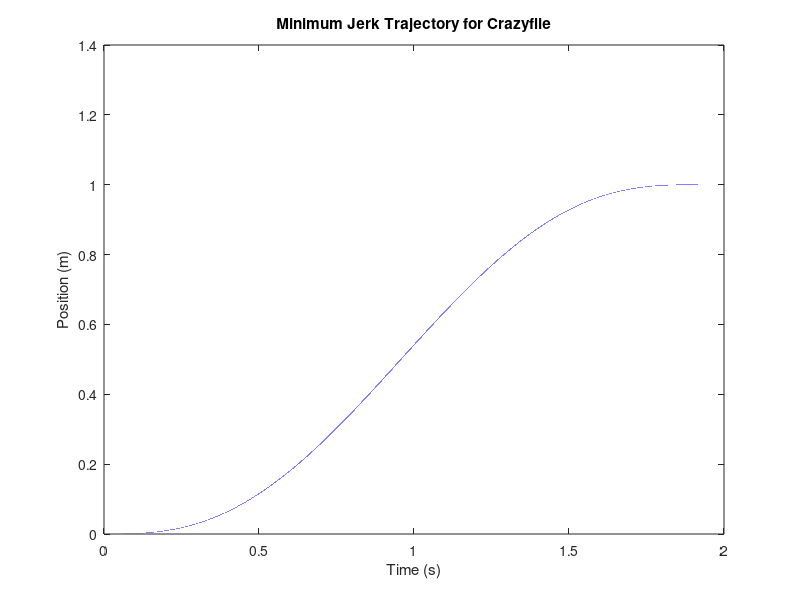

This chart was generated by the following MATLAB code: (Note: this script raises an error after producing the figure.)
% 24-774 Fall 2019
% Team 4 
% Minimum Jerk Trajectory Generation 

% References:
% [1] https://mika-s.github.io/python/control-theory/trajectory-generation/2017/12/06/trajectory-generation-with-a-minimum-jerk-trajectory.html
% [2] http://archive.www6.in.tum.de/www6/Main/Publications/FliMcISma2012.pdf

%% 

clc ; clear all ; close all ; 

%% Plant Model for Crazyflie


%% Controller for Crazyflie

% PID controller
Kp = 1 ; 
Ki = 1 ; 
Kd = 1 ; 

%% Minimum Jerk Trajectory 1D

% max acceleration of crazyflie
thrust = 0.060 * 9.81 ; % [N] 
mass = 0.027 ; % [kg]
maxaccln = thrust / mass ; % [m/s2]

% max distance crazyflie will travel during landing routine
maxdist = 10 ; % [m]

% time to get to landing target
tmax = sqrt(2*maxdist / maxaccln) ; % [s] 

% double estimate for safety
tsafe = 2*tmax ; 

% minimum jerk trajectory algorithm (thanks to Prof Bedillion for code)
t = [0:0.00001:tsafe] ;
x = 10*(t/tsafe).^3-15*(t/tsafe).^4+6*(t/tsafe).^5 ;
minjerk= [t' x'] ;

figure(1)
plot(t, x) 
xlabel('Time (s)') ; ylabel('Position (m)') ; title('Minimum Jerk Trajectory for Crazyflie') ; 

%% Minimum Jerk Trajectory 3D

% References: 
% http://archive.www6.in.tum.de/www6/Main/Publications/FliMcISma2012.pdf
% http://courses.shadmehrlab.org/Shortcourse/minimumjerk.pdf

% duration
d = tsafe ; 

%%%%%
% X %
%%%%%

% initial state 
x0 = 1 ; 
xdot0 = 0.1 ; 
xddot0 = 0 ; 

% final state 
xf = 2 ; 
xdotf = 0.01 ; 
xddotf = 0 ; 

% coefficients
[a0, a1, a2, a3, a4, a5] = coefficients(x0, xdot0, xddot0, xf, xdotf, xddotf, d) ; 

% trajectory 
x = trajectory(a0, a1, a2, a3, a4, a5, t) ; 

%%%%%
% Y %
%%%%%

% initial state 
y0 = 2 ; 
ydot0 = 0.1 ; 
yddot0 = 0 ; 

% final state 
yf = 5 ; 
ydotf = 0.01 ; 
yddotf = 0 ; 

% coefficients
[b0, b1, b2, b3, b4, b5] = coefficients(y0, ydot0, yddot0, yf, ydotf, yddotf, d) ; 

% trajectory 
y = trajectory(b0, b1, b2, b3, b4, b5, t) ; 

%%%%%
% Z %
%%%%%

% initial state 
z0 = 3 ; 
zdot0 = 0.1 ; 
zddot0 = 0 ; 

% final state 
zf = 0 ; 
zdotf = 0 ; 
zddotf = 0 ; 

% coefficients
[c0, c1, c2, c3, c4, c5] = coefficients(z0, zdot0, zddot0, zf, zdotf, zddotf, d) ; 

% trajectory 
z = trajectory(c0, c1, c2, c3, c4, c5, t) ; 

% plot results
figure(2)
plot3(x,y,z,'-b') 
grid on
xlabel('X') ; ylabel('Y') ; zlabel('Z') ; 

%% Functions 

function [a0, a1, a2, a3, a4, a5] = coefficients(x0, xdot0, xddot0, xf, xdotf, xddotf, d)
    a0 = x0 ; 
    a1 = xdot0 ; 
    a2 = 0.5*xddot0 ; 
    a3 = (-10/(d^3))*x0 - (6/(d^2))*xdot0 - (3/(2*d))*xddot0 + (10/(d^3))*xf - (4/(d^2))*xdotf + (1/(2*d))*xddotf ; 
    a4 = (15/(d^4))*x0 + (8/(d^3))*xdot0 + (3/(2*d^2))*xddot0 - (15/(d^4))*xf + (7/(d^3))*xdotf - (1/(d^2))*xddotf ; 
    a5 = (-6/(d^5))*x0 - (3/(d^4))*xdot0 - (1/(2*(d^3)))*xddot0 + (6/(d^5))*xf - (3/(d^4))*xdotf + (1/(2*(d^3)))*xddotf ; 
end

function x = trajectory(a0, a1, a2, a3, a4, a5, t)
    x = a0 + a1*t + a2*(t.^2) + a3*(t.^3) + a4*(t.^4) + a5*(t.^5) ; 
end
